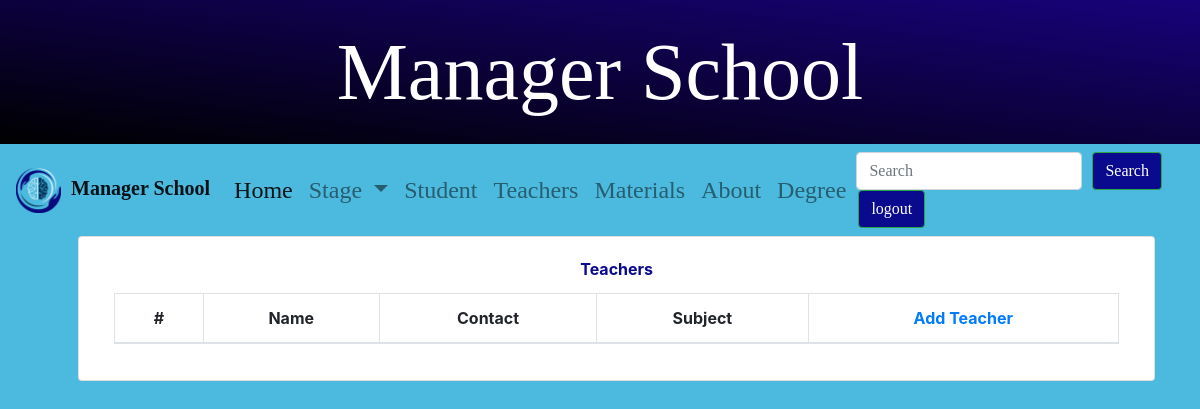
Before: /index.php?page=teachers (signed in) with the older database file.
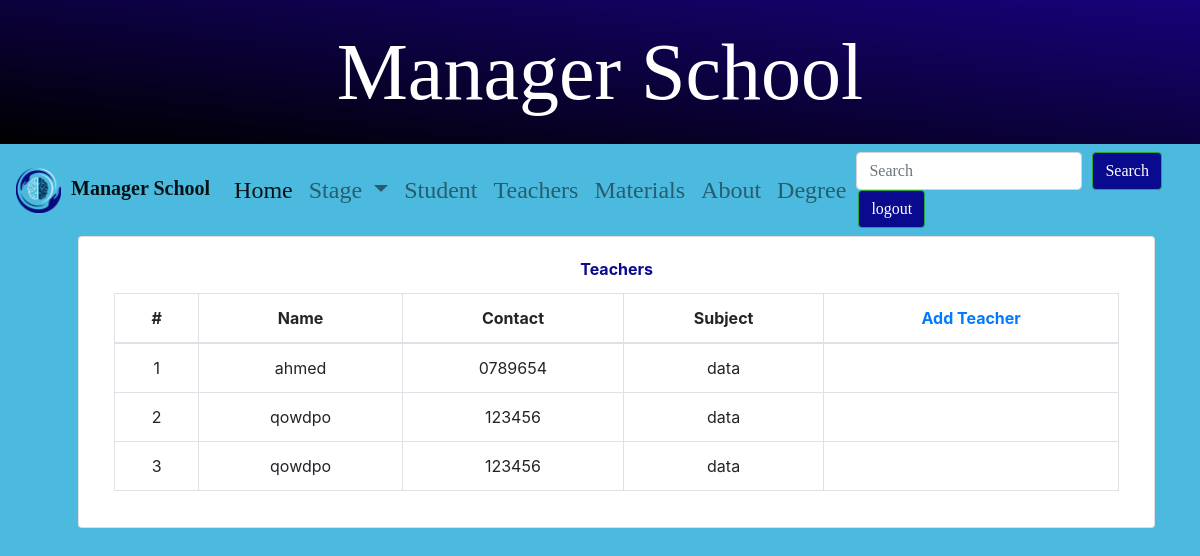
After: the same page with the newer database file.
### tables this page shows
CREATE TABLE `teachers` (
  `id` int(11) NOT NULL,
  `name` varchar(255) NOT NULL,
  `contact` varchar(255) NOT NULL,
  `subject_id` int(11) NOT NULL,
  `user_id` int(11) NOT NULL
);

CREATE TABLE `subjects` (
  `id` int(11) NOT NULL,
  `subject` varchar(255) NOT NULL
);

### db/connection.inc.php (called while the page is built, shortened)
<?php
class DB
{
    protected function connection()
    {
        require(getcwd() . "./config/config.inc.php");
        $db = mysqli_connect($config["db_host"], $config["db_username"], $config["db_password"], $config["db_name"], $config["db_port"]);
        return $db;
    }
    function query($query)
    {
        $connection = $this->connection();
        $query = mysqli_query($connection, $query);
        print_r(mysqli_error($connection));
        return  mysqli_fetch_all($query, MYSQLI_ASSOC);
    }
}

### db/teachers.inc.php (called while the page is built, shortened)
<?php
require_once(getcwd() . DIRECTORY_SEPARATOR . "db" . DIRECTORY_SEPARATOR . "connection.inc.php");
class Teachers extends DB
{
    function getTeachers(){
        return $this->query("select t.* ,s.subject from teachers t join subjects s on t.subject_id = s.id");
    }
}

### controllers/teachers.php (called while the page is built, shortened)
<?php
require(getcwd() . DIRECTORY_SEPARATOR . "db" . DIRECTORY_SEPARATOR . "teachers.inc.php");
$method = $_SERVER["REQUEST_METHOD"];
function get($data){
    $teachers = new Teachers;
    $GLOBALS['rows'] = $teachers->getTeachers();
}
switch ($method) {
    case "GET":
        get($_GET);
        break;
}

### views/teachers.phtml (the view, shortened to what this page needs)
<section>
    <div class="container">
    <div class="card">
            <div class="card-body">
                <div class="card-title">Teachers</div>
                <div class="container">
                    <table class="table table-bordered">
                        <thead>
                            <tr>
                                <th>#</th>
                                <th>Name</th>
                                <th>Contact</th>
                                <th>Subject</th>
                                <th>
                                    <a href="?page=add_teacher">Add Teacher</a>
                                </th>
                            </tr>
                        </thead>
                        <tbody>
                            <?php
                            foreach ($rows as $k => $v) {
                                echo "<tr>";
                                echo "<td>" . intval($k + 1)  . "</td>";
                                echo "<td>" . $v['name']  . "</td>";
                                echo "<td>" . $v['contact']  . "</td>";
                                echo "<td>" . $v['subject']  . "</td>";
                                echo "<td></td>";
                                echo "</tr>";
                            }
                            ?>
                        </tbody>
                    </table>
                </div>
            </div>
        </div>
    </div>
</section>
</body>
</html>

Changed rows visible on the page:
added teachers: name "ahmed", contact "0789654", subject.subject "data"
added teachers: name "qowdpo", contact "123456", subject.subject "data"
added teachers: name "qowdpo", contact "123456", subject.subject "data"
